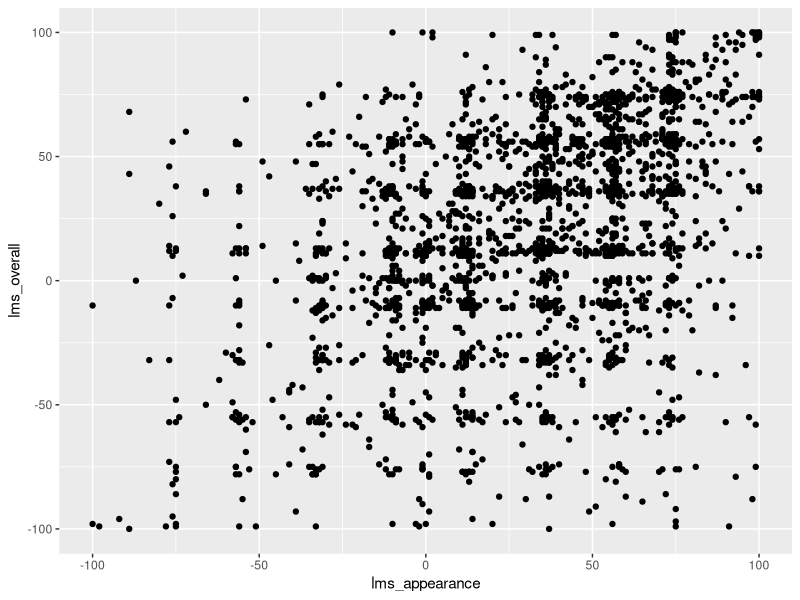
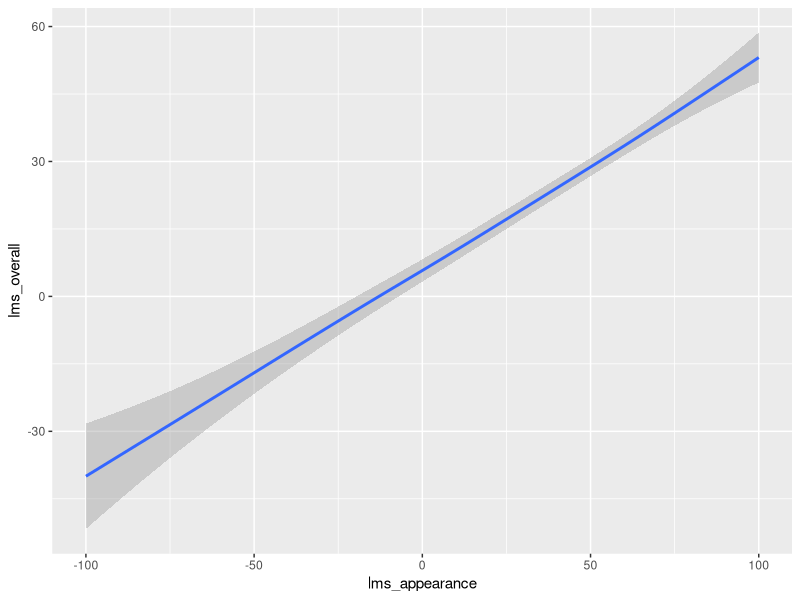
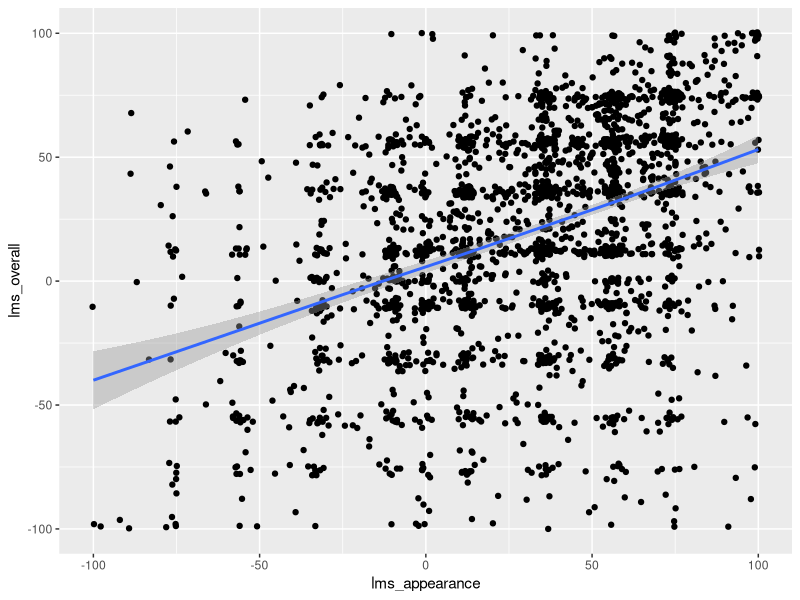

Generate these figures, in order, with R: (Note: this script raises an error after producing the figures.)
## ---- chunk 1
library(tidyverse)
berry_data <- read_csv("data/clt-berry-data.csv")
## ---- chunk 2
berry_data %>%
  ggplot(mapping = aes(x = lms_appearance, y = lms_overall)) + # Here we set up the base plot
  geom_point()                           # Here we tell our base plot to add points
## ---- chunk 3
berry_data %>%
  select(lms_appearance, lms_overall) %>%
  drop_na()
## ---- chunk 4
berry_data %>%
  ggplot(mapping = aes(x = lms_appearance, y = lms_overall)) + 
  geom_smooth()
## ---- chunk 5
berry_data %>%
  ggplot(mapping = aes(x = lms_appearance, y = lms_overall)) + 
  geom_jitter() + # add some random noise to show overlapping points
  geom_smooth()
## ---- chunk 6
beer_data %>%
  # mutate a new variable for plotting
  mutate(high_abv = ifelse(abv > 9, "yes", "no")) %>%
  drop_na(high_abv) %>%
  ggplot(mapping = aes(x = rating, y = overall, color = high_abv)) +
  geom_jitter(alpha = 1/4) + 
  scale_color_viridis_d() +
  theme_bw()
## ---- chunk 7
beer_data %>%
  drop_na(abv) %>%
  ggplot(aes(x = rating, y = overall)) + 
  # We can set new aes() mappings in individual layers, as well as the plot itself
  geom_jitter(aes(alpha = abv)) + 
  theme_bw()
## ---- chunk 8
beer_data %>%
  drop_na() %>%
  ggplot(aes(x = rating, y = overall)) + 
  geom_jitter() + 
  theme_void()
## ---- chunk 9
p <- 
  beer_data %>%
  # This block gets us a subset of beer styles for clear visualization
  group_by(style) %>%
  nest(data = -style) %>%
  ungroup() %>%
  slice_sample(n = 10) %>%
  unnest(everything()) %>%
  # And now we can go back to plotting
  ggplot(aes(x = rating, group = style)) + 
  # Density plots are smoothed histograms
  geom_density(aes(fill = style), alpha = 1/4, color = NA) +
  theme_bw()

p
## ---- chunk 10
p + scale_fill_viridis_d()
## ---- chunk 11
# We'll pick 14 random colors from the colors R knows about
random_colors <- print(colors()[sample(x = 1:length(colors()), size = 10)])

p + 
  scale_fill_manual(values = random_colors)
## ---- chunk 12
p <- 
  beer_data %>%
  # Step 1: make abv tertiles
  mutate(abv_tertile = as.factor(ntile(abv, 3))) %>%
  # Step 2: plot
  ggplot(aes(x = palate, group = abv_tertile)) + 
  geom_density(aes(fill = abv_tertile), 
              alpha = 1/4, color = NA, adjust = 3) + 
  theme_classic()

# Unfacetted plot
p
## ---- chunk 13
p + 
  facet_wrap(~abv_tertile, nrow = 4) +
  theme(legend.position = "none")
